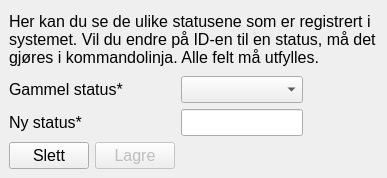
<?xml version="1.0" encoding="UTF-8"?>
<ui version="4.0">
 <class>ShowStatuses</class>
 <widget class="QMainWindow" name="ShowStatuses">
  <property name="geometry">
   <rect>
    <x>0</x>
    <y>0</y>
    <width>387</width>
    <height>178</height>
   </rect>
  </property>
  <property name="minimumSize">
   <size>
    <width>377</width>
    <height>150</height>
   </size>
  </property>
  <property name="font">
   <font>
    <family>Arial</family>
    <pointsize>12</pointsize>
   </font>
  </property>
  <property name="windowTitle">
   <string>Vis innlagte statuser</string>
  </property>
  <property name="windowIcon">
   <iconset>
    <normaloff>jobber.png</normaloff>jobber.png</iconset>
  </property>
  <widget class="QWidget" name="centralwidget">
   <layout class="QGridLayout" name="gridLayout">
    <item row="1" column="0" colspan="2">
     <widget class="QLabel" name="labelStatusID">
      <property name="text">
       <string>Gammel status*</string>
      </property>
     </widget>
    </item>
    <item row="3" column="0">
     <widget class="QPushButton" name="btnDelete">
      <property name="text">
       <string>Slett</string>
      </property>
     </widget>
    </item>
    <item row="2" column="0">
     <widget class="QLabel" name="labelStatus">
      <property name="text">
       <string>Ny status*</string>
      </property>
     </widget>
    </item>
    <item row="1" column="2" colspan="2">
     <widget class="QComboBox" name="comboBoxStatusID"/>
    </item>
    <item row="3" column="1">
     <widget class="QPushButton" name="btnSave">
      <property name="enabled">
       <bool>false</bool>
      </property>
      <property name="text">
       <string>Lagre</string>
      </property>
     </widget>
    </item>
    <item row="0" column="0" colspan="6">
     <widget class="QLabel" name="labelInfo">
      <property name="text">
       <string>Her kan du se de ulike statusene som er registrert i systemet. Vil du endre på ID-en til en status, må det gjøres i kommandolinja. Alle felt må utfylles.</string>
      </property>
      <property name="wordWrap">
       <bool>true</bool>
      </property>
     </widget>
    </item>
    <item row="2" column="2" colspan="2">
     <widget class="QLineEdit" name="lineEdit"/>
    </item>
   </layout>
  </widget>
 </widget>
 <resources/>
 <connections/>
</ui>
